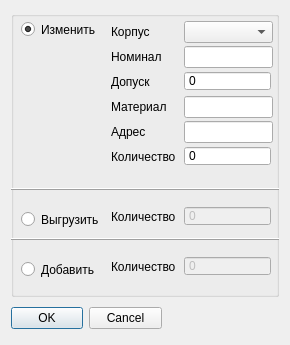
<?xml version="1.0" encoding="UTF-8"?>
<ui version="4.0">
 <class>Change_component</class>
 <widget class="QDialog" name="Change_component">
  <property name="windowModality">
   <enum>Qt::ApplicationModal</enum>
  </property>
  <property name="geometry">
   <rect>
    <x>0</x>
    <y>0</y>
    <width>290</width>
    <height>345</height>
   </rect>
  </property>
  <property name="minimumSize">
   <size>
    <width>290</width>
    <height>345</height>
   </size>
  </property>
  <property name="maximumSize">
   <size>
    <width>290</width>
    <height>345</height>
   </size>
  </property>
  <property name="windowTitle">
   <string>Изменить компонент</string>
  </property>
  <property name="windowIcon">
   <iconset resource="Resourses.qrc">
    <normaloff>:/images/Logo.png</normaloff>:/images/Logo.png</iconset>
  </property>
  <property name="modal">
   <bool>true</bool>
  </property>
  <layout class="QVBoxLayout" name="verticalLayout">
   <item>
    <widget class="QGroupBox" name="groupBox">
     <property name="minimumSize">
      <size>
       <width>0</width>
       <height>170</height>
      </size>
     </property>
     <property name="maximumSize">
      <size>
       <width>16777215</width>
       <height>300</height>
      </size>
     </property>
     <property name="title">
      <string/>
     </property>
     <widget class="QRadioButton" name="radioButton">
      <property name="geometry">
       <rect>
        <x>10</x>
        <y>10</y>
        <width>82</width>
        <height>17</height>
       </rect>
      </property>
      <property name="text">
       <string>Изменить</string>
      </property>
      <property name="checked">
       <bool>true</bool>
      </property>
     </widget>
     <widget class="QWidget" name="formLayoutWidget">
      <property name="geometry">
       <rect>
        <x>100</x>
        <y>10</y>
        <width>162</width>
        <height>157</height>
       </rect>
      </property>
      <layout class="QFormLayout" name="formLayout">
       <property name="horizontalSpacing">
        <number>3</number>
       </property>
       <property name="verticalSpacing">
        <number>3</number>
       </property>
       <item row="0" column="0">
        <widget class="QLabel" name="label">
         <property name="minimumSize">
          <size>
           <width>70</width>
           <height>22</height>
          </size>
         </property>
         <property name="maximumSize">
          <size>
           <width>70</width>
           <height>22</height>
          </size>
         </property>
         <property name="text">
          <string>Корпус</string>
         </property>
        </widget>
       </item>
       <item row="1" column="0">
        <widget class="QLabel" name="label_2">
         <property name="minimumSize">
          <size>
           <width>70</width>
           <height>22</height>
          </size>
         </property>
         <property name="maximumSize">
          <size>
           <width>70</width>
           <height>22</height>
          </size>
         </property>
         <property name="text">
          <string>Номинал</string>
         </property>
        </widget>
       </item>
       <item row="1" column="1">
        <widget class="QLineEdit" name="lineEdit_2"/>
       </item>
       <item row="5" column="0">
        <widget class="QLabel" name="label_4">
         <property name="minimumSize">
          <size>
           <width>70</width>
           <height>22</height>
          </size>
         </property>
         <property name="maximumSize">
          <size>
           <width>70</width>
           <height>22</height>
          </size>
         </property>
         <property name="text">
          <string>Количество</string>
         </property>
        </widget>
       </item>
       <item row="2" column="1">
        <widget class="QSpinBox" name="spinBox_2">
         <property name="minimumSize">
          <size>
           <width>87</width>
           <height>20</height>
          </size>
         </property>
         <property name="maximumSize">
          <size>
           <width>87</width>
           <height>20</height>
          </size>
         </property>
         <property name="buttonSymbols">
          <enum>QAbstractSpinBox::NoButtons</enum>
         </property>
         <property name="maximum">
          <number>10000</number>
         </property>
        </widget>
       </item>
       <item row="5" column="1">
        <widget class="QSpinBox" name="spinBox">
         <property name="minimumSize">
          <size>
           <width>87</width>
           <height>20</height>
          </size>
         </property>
         <property name="maximumSize">
          <size>
           <width>87</width>
           <height>20</height>
          </size>
         </property>
         <property name="buttonSymbols">
          <enum>QAbstractSpinBox::NoButtons</enum>
         </property>
         <property name="maximum">
          <number>10000</number>
         </property>
        </widget>
       </item>
       <item row="2" column="0">
        <widget class="QLabel" name="label_5">
         <property name="minimumSize">
          <size>
           <width>70</width>
           <height>22</height>
          </size>
         </property>
         <property name="maximumSize">
          <size>
           <width>70</width>
           <height>22</height>
          </size>
         </property>
         <property name="text">
          <string>Допуск</string>
         </property>
        </widget>
       </item>
       <item row="4" column="0">
        <widget class="QLabel" name="label_3">
         <property name="minimumSize">
          <size>
           <width>70</width>
           <height>22</height>
          </size>
         </property>
         <property name="maximumSize">
          <size>
           <width>70</width>
           <height>22</height>
          </size>
         </property>
         <property name="text">
          <string>Адрес</string>
         </property>
        </widget>
       </item>
       <item row="4" column="1">
        <widget class="QLineEdit" name="lineEdit_4"/>
       </item>
       <item row="3" column="1">
        <widget class="QLineEdit" name="lineEdit_3"/>
       </item>
       <item row="3" column="0">
        <widget class="QLabel" name="label_6">
         <property name="minimumSize">
          <size>
           <width>70</width>
           <height>22</height>
          </size>
         </property>
         <property name="maximumSize">
          <size>
           <width>70</width>
           <height>22</height>
          </size>
         </property>
         <property name="text">
          <string>Материал</string>
         </property>
        </widget>
       </item>
       <item row="0" column="1">
        <widget class="QComboBox" name="casing_box"/>
       </item>
      </layout>
     </widget>
     <widget class="QRadioButton" name="radioButton_2">
      <property name="geometry">
       <rect>
        <x>10</x>
        <y>200</y>
        <width>82</width>
        <height>17</height>
       </rect>
      </property>
      <property name="text">
       <string>Выгрузить</string>
      </property>
     </widget>
     <widget class="QWidget" name="formLayoutWidget_2">
      <property name="geometry">
       <rect>
        <x>100</x>
        <y>190</y>
        <width>162</width>
        <height>31</height>
       </rect>
      </property>
      <layout class="QFormLayout" name="formLayout_2">
       <property name="formAlignment">
        <set>Qt::AlignLeading|Qt::AlignLeft|Qt::AlignVCenter</set>
       </property>
       <property name="horizontalSpacing">
        <number>3</number>
       </property>
       <property name="verticalSpacing">
        <number>3</number>
       </property>
       <item row="0" column="0">
        <widget class="QLabel" name="label_7">
         <property name="minimumSize">
          <size>
           <width>70</width>
           <height>22</height>
          </size>
         </property>
         <property name="maximumSize">
          <size>
           <width>70</width>
           <height>22</height>
          </size>
         </property>
         <property name="text">
          <string>Количество</string>
         </property>
        </widget>
       </item>
       <item row="0" column="1">
        <widget class="QSpinBox" name="spinBox_3">
         <property name="enabled">
          <bool>false</bool>
         </property>
         <property name="minimumSize">
          <size>
           <width>87</width>
           <height>20</height>
          </size>
         </property>
         <property name="maximumSize">
          <size>
           <width>87</width>
           <height>20</height>
          </size>
         </property>
         <property name="buttonSymbols">
          <enum>QAbstractSpinBox::NoButtons</enum>
         </property>
         <property name="maximum">
          <number>10000</number>
         </property>
        </widget>
       </item>
      </layout>
     </widget>
     <widget class="QWidget" name="formLayoutWidget_3">
      <property name="geometry">
       <rect>
        <x>100</x>
        <y>240</y>
        <width>162</width>
        <height>31</height>
       </rect>
      </property>
      <layout class="QFormLayout" name="formLayout_3">
       <property name="formAlignment">
        <set>Qt::AlignLeading|Qt::AlignLeft|Qt::AlignVCenter</set>
       </property>
       <property name="horizontalSpacing">
        <number>3</number>
       </property>
       <property name="verticalSpacing">
        <number>3</number>
       </property>
       <item row="0" column="0">
        <widget class="QLabel" name="label_8">
         <property name="minimumSize">
          <size>
           <width>70</width>
           <height>22</height>
          </size>
         </property>
         <property name="maximumSize">
          <size>
           <width>70</width>
           <height>22</height>
          </size>
         </property>
         <property name="text">
          <string>Количество</string>
         </property>
        </widget>
       </item>
       <item row="0" column="1">
        <widget class="QSpinBox" name="spinBox_4">
         <property name="enabled">
          <bool>false</bool>
         </property>
         <property name="minimumSize">
          <size>
           <width>87</width>
           <height>20</height>
          </size>
         </property>
         <property name="maximumSize">
          <size>
           <width>87</width>
           <height>20</height>
          </size>
         </property>
         <property name="buttonSymbols">
          <enum>QAbstractSpinBox::NoButtons</enum>
         </property>
         <property name="maximum">
          <number>10000</number>
         </property>
        </widget>
       </item>
      </layout>
     </widget>
     <widget class="QRadioButton" name="radioButton_4">
      <property name="geometry">
       <rect>
        <x>10</x>
        <y>250</y>
        <width>82</width>
        <height>17</height>
       </rect>
      </property>
      <property name="text">
       <string>Добавить</string>
      </property>
     </widget>
     <widget class="Line" name="line">
      <property name="geometry">
       <rect>
        <x>0</x>
        <y>170</y>
        <width>271</width>
        <height>16</height>
       </rect>
      </property>
      <property name="frameShadow">
       <enum>QFrame::Raised</enum>
      </property>
      <property name="midLineWidth">
       <number>0</number>
      </property>
      <property name="orientation">
       <enum>Qt::Horizontal</enum>
      </property>
     </widget>
     <widget class="Line" name="line_2">
      <property name="geometry">
       <rect>
        <x>0</x>
        <y>220</y>
        <width>271</width>
        <height>16</height>
       </rect>
      </property>
      <property name="frameShadow">
       <enum>QFrame::Raised</enum>
      </property>
      <property name="midLineWidth">
       <number>0</number>
      </property>
      <property name="orientation">
       <enum>Qt::Horizontal</enum>
      </property>
     </widget>
    </widget>
   </item>
   <item>
    <widget class="QDialogButtonBox" name="buttonBox">
     <property name="minimumSize">
      <size>
       <width>151</width>
       <height>31</height>
      </size>
     </property>
     <property name="maximumSize">
      <size>
       <width>151</width>
       <height>31</height>
      </size>
     </property>
     <property name="orientation">
      <enum>Qt::Horizontal</enum>
     </property>
     <property name="standardButtons">
      <set>QDialogButtonBox::Cancel|QDialogButtonBox::Ok</set>
     </property>
     <property name="centerButtons">
      <bool>true</bool>
     </property>
    </widget>
   </item>
  </layout>
 </widget>
 <tabstops>
  <tabstop>lineEdit_2</tabstop>
  <tabstop>spinBox_2</tabstop>
  <tabstop>lineEdit_3</tabstop>
  <tabstop>lineEdit_4</tabstop>
  <tabstop>spinBox</tabstop>
 </tabstops>
 <resources>
  <include location="Resourses.qrc"/>
 </resources>
 <connections>
  <connection>
   <sender>buttonBox</sender>
   <signal>accepted()</signal>
   <receiver>Change_component</receiver>
   <slot>accept()</slot>
   <hints>
    <hint type="sourcelabel">
     <x>248</x>
     <y>254</y>
    </hint>
    <hint type="destinationlabel">
     <x>157</x>
     <y>274</y>
    </hint>
   </hints>
  </connection>
  <connection>
   <sender>buttonBox</sender>
   <signal>rejected()</signal>
   <receiver>Change_component</receiver>
   <slot>reject()</slot>
   <hints>
    <hint type="sourcelabel">
     <x>316</x>
     <y>260</y>
    </hint>
    <hint type="destinationlabel">
     <x>286</x>
     <y>274</y>
    </hint>
   </hints>
  </connection>
 </connections>
</ui>
